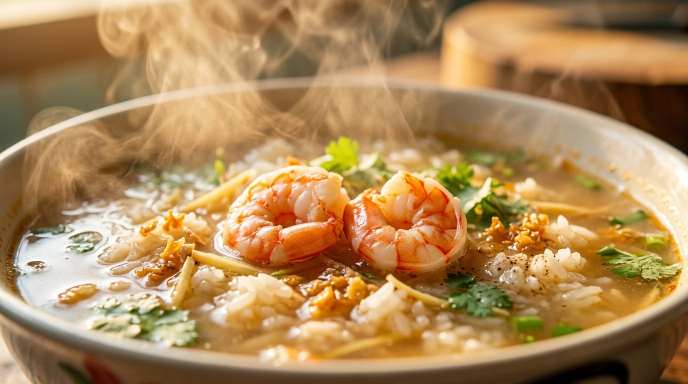
#> input picture output/01_frames/B01.png, 1376 x 768 px, given in place of REF-4.png, which was not available (shown at 1/2 size)
$ python gen_character.py
#> lines starting #> are read from the running program, lines starting #| are printed output that depends on the picture; pictures that were not available may be replaced by others from this repository, and a replacement may not be noted
### work/structure.py
# -*- coding: utf-8 -*-
# A1 ผู้กำกับ — "ข้าวต้มกุ้ง" เชฟเล่าเรื่อง (P01–P09 พูดไทยกับกล้อง) สลับภาพแทรก macro (B01–B21) · 180 วินาที · 16:9
# ฉาก: ครัวไทยบ้านๆ ตอนเช้า เตาถ่าน หม้ออะลูมิเนียม ชามตราไก่ · ภาพแทรกไม่มีใบหน้า (เห็นแค่มือ) · ใบหน้าเดียวที่อนุญาต = เชฟ
CREDITS = {4: 7, 6: 10, 8: 12, 10: 15}   # Flow Omni 1.1 Flash 720p x1

BLOCKS = {
 "LIGHT": ("Warm early-morning sunlight streaming from a window at left, soft golden key light, drifting steam catching "
           "the light, shallow depth of field, gentle film grain, warm amber grade with soft greens, photorealistic "
           "food cinematography, natural textures."),
 "STOVE": ("A black clay Thai charcoal stove with glowing orange embers, holding a dented matte aluminum pot with two "
           "small side handles and a softly worn plain surface, no markings."),
 "COUNTER": ("A weathered teak wood counter with a thick round tamarind-wood chopping board, small white enamel bowls "
             "with blue rims, faded blue-green tiled wall behind, a few banana leaves at the edge."),
 "PRAWN": ("Fresh giant river prawns, large heads with orange tomalley showing through translucent grey-blue shells, "
           "long slender blue claws, glossy and wet."),
 "BOWL": ("A white ceramic rooster bowl hand-painted with a red-and-black rooster and a green banana leaf, with a "
          "matching white ceramic spoon."),
 "HANDS": "Only the cook's clean bare hands and forearms in faded indigo rolled sleeves appear, no face.",
 "NEGATIVE": ("text, letters, numbers, logos, watermarks, labels, brand marks, faces, extra fingers, deformed hands, "
              "plastic look, cartoon style, oversaturated colors, blown highlights, gas stove, stainless steel, "
              "modern appliances, cluttered background"),
}
CHEF = ("A Thai woman cook in her early fifties, black hair tied in a low bun, warm kind smile, faded indigo cotton "
        "shirt with rolled sleeves, plain cream apron without any marks, clean bare hands, in a rustic Thai "
        "home kitchen.")
NEGATIVE_CHEF = ("text, letters, numbers, logos, watermarks, labels, brand marks, embroidery, extra people, extra "
                 "fingers, deformed hands, distorted face, plastic skin, cartoon style, oversaturated colors, blown "
                 "highlights, gas stove, stainless steel, modern appliances")

# สถานะอาหาร (ไทย, แท็กอังกฤษที่ต่อหลังบล็อก) — กันความต่อเนื่องหลุด
STATES = {
 "NONE":    ("ไม่มีอาหารในภาพ", ""),
 "RAW":     ("กุ้งดิบทั้งตัว", "The prawns are whole and raw, translucent grey-blue, the pot holds only clear water."),
 "WATER":   ("หม้อน้ำเปล่า", "The pot holds only clear water, no prawns or any food in frame."),
 "RAW_BOARD": ("กุ้งดิบบนเขียง", "The prawns are whole and raw, translucent grey-blue, nothing cooked."),
 "PEELING": ("กำลังแกะกุ้งดิบ", "Raw prawns being peeled, translucent grey flesh, heads with orange tomalley set aside, nothing cooked yet."),
 "PEELED":  ("กุ้งแกะแล้ว ยังดิบ", "Peeled raw prawn tails in an enamel bowl, heads in another bowl, nothing cooked yet."),
 "GARLIC":  ("เจียวกระเทียมในหม้อ กุ้งยังดิบ", "Chopped garlic frying golden in oil in the pot, prawn heads and tails still raw in side bowls."),
 "GARLIC0": ("กระเทียมเพิ่งลงน้ำมัน", "Pale chopped garlic just starting to sizzle in hot oil in the pot, not golden yet, no prawns in the pot."),
 "GARLICOIL": ("น้ำมันกระเทียมในหม้อ กระเทียมเจียวตักออกแล้ว", "Golden garlic oil in the pot with only a few fried garlic bits left, the fried garlic set aside in a small bowl, prawn heads and tails still raw in side bowls."),
 "HEADS":   ("ผัดหัวกุ้งในน้ำมันกระเทียม", "Prawn heads frying in garlic oil in the pot, shells turning bright orange, peeled tails still raw in a side bowl."),
 "BROTH0":  ("น้ำซุปหัวกุ้ง ยังไม่ใส่ข้าว", "Pale orange-tinted broth simmering with prawn heads, no rice yet, peeled tails still raw in a side bowl."),
 "BROTH":   ("น้ำซุปใส่ข้าวแล้ว กุ้งยังดิบ", "Golden broth with soft jasmine rice grains simmering, orange prawn oil on the surface, peeled tails still raw in a side bowl."),
 "COOKING": ("กุ้งเพิ่งลงหม้อ ยังใส", "Peeled prawns just dropped into the simmering rice broth, still translucent grey, starting to curl."),
 "COOKED":  ("กุ้งสุกในหม้อ", "The prawns are fully cooked, curled, opaque white flesh with bright orange-red stripes, in the rice broth."),
 "BOWL":    ("ข้าวต้มกุ้งในชามตราไก่", "Finished prawn rice soup in the rooster bowl: rice in golden broth, cooked orange-striped prawns, fried garlic, ginger strips, cilantro, spring onion, white pepper."),
}

ACTS = [("A1", "เปิดเรื่อง · รู้จักกุ้งแม่น้ำ", 0, 30), ("A2", "เตรียมกุ้งและเจียวกระเทียม", 30, 65),
        ("A3", "ทำน้ำซุปหัวกุ้งและใส่ข้าว", 65, 120), ("A4", "ใส่กุ้ง ปรุง ตักใส่ชาม", 120, 160),
        ("A5", "ชิมและปิดเรื่อง", 160, 180)]

# คลิปเชฟ: id -> (props, state, cam_th, cam_en, line_th, gesture_th)  · ทุกคลิป MCU, ไทม์ไลน์ 8 วิ, เจน 10 วิ
P = {
 "P01": (["STOVE", "COUNTER", "PRAWN"], "RAW", "ดันกล้องเข้าช้าๆ", "Slow push in",
         "เช้านี้มาทำข้าวต้มกุ้งกันค่ะ สูตรบ้านๆ แต่หอมไปทั้งซอย",
         "เชฟยืนหลังเคาน์เตอร์ไม้ ยิ้มมองกล้อง มือผายไปที่กุ้งแม่น้ำดิบบนเขียง หม้อน้ำบนเตาถ่านด้านหลังมีไอบางๆ"),
 "P02": (["COUNTER", "PRAWN"], "RAW_BOARD", "กล้องนิ่ง", "Static",
         "กุ้งแม่น้ำหัวมันเยอะ มันสีส้มในหัวนี่แหละ คือหัวใจของน้ำซุปค่ะ",
         "เชฟหยิบกุ้งดิบหนึ่งตัวขึ้นมาระดับอก หันหัวกุ้งเข้ากล้องให้เห็นมันกุ้งสีส้ม"),
 "P03": (["COUNTER", "PRAWN"], "PEELED", "กล้องนิ่ง", "Static",
         "กระเทียมไทยสับหยาบๆ เจียวให้เหลืองหอม เก็บไว้โรยตอนท้าย",
         "เชฟถือมีดอีโต้บนเขียงที่มีกองกระเทียมสับ ชามกุ้งแกะแล้วและชามหัวกุ้งวางข้างๆ พูดกับกล้อง"),
 "P04": (["STOVE", "COUNTER", "PRAWN"], "GARLICOIL", "โค้งกล้องไปขวาช้าๆ", "Slow arc right",
         "น้ำมันกระเทียมอย่าทิ้งนะคะ เอาหัวกุ้งลงไปผัดให้มันกุ้งออกมา",
         "เชฟยืนข้างเตาถ่าน ถือชามหัวกุ้งดิบเหนือหม้อที่น้ำมันกระเทียมกำลังเดือด"),
 "P05": (["STOVE"], "BROTH0", "ดันกล้องเข้าช้าๆ", "Slow push in",
         "เคี่ยวสักสิบห้านาที น้ำซุปจะหวานจากกุ้งล้วนๆ เลยค่ะ",
         "เชฟถือทัพพีไม้ช้อนฟองออกจากหม้อน้ำซุปสีส้มอ่อน ไอน้ำลอยตัดแสงเช้า"),
 "P06": (["STOVE"], "BROTH", "กล้องนิ่ง", "Static",
         "ปรุงแค่น้ำปลากับซีอิ๊วขาวนิดเดียว ชิมดู ต้องกลมกล่อม",
         "เชฟถือช้อนกระเบื้องตักน้ำซุปไว้ระดับคาง พูดกับกล้อง แล้วพยักหน้าพอใจ"),
 "P07": (["STOVE"], "COOKED", "กล้องนิ่ง", "Static",
         "ใส่กุ้งทีหลังสุด พอเป็นสีส้มปุ๊บ ยกลงจากเตาเลย เนื้อจะเด้งค่ะ",
         "เชฟใช้ทัพพีตักกุ้งสุกสีส้มขึ้นมาให้กล้องดู ไอร้อนลอยจากหม้อ"),
 "P08": (["STOVE", "COUNTER", "BOWL"], "COOKED", "ดันกล้องเข้าช้าๆ", "Slow push in",
         "ตักใส่ชามตราไก่ แล้วโรยกระเทียมเจียว ขิง ผักชี พริกไทยขาวค่ะ",
         "เชฟตักข้าวต้มจากหม้อใส่ชามตราไก่บนเคาน์เตอร์ ถ้วยเครื่องโรยวางเรียงข้างชาม"),
 "P09": (["COUNTER", "BOWL"], "BOWL", "ดอลลี่ถอยออกช้าๆ", "Slow dolly out",
         "หอม ร้อน คล่องคอ ข้าวต้มกุ้งตอนเช้าแบบนี้ อร่อยที่สุดค่ะ",
         "เชฟถือช้อนข้าวต้มที่มีไอร้อนระดับคาง พูดกับกล้อง แล้วยิ้มกว้าง ชามตราไก่อยู่ด้านหน้า"),
}

# ภาพแทรก: id -> (size, props, state, cam_th, cam_en, scene_th, highlight)
B = {
 "B01": ("ECU", ["BOWL"], "BOWL", "ดันกล้องเข้าช้ามาก", "Very slow push in",
         "ภาพตัวอย่างตอนจบ (flash-forward): ไอร้อนลอยจากผิวข้าวต้มกุ้งในชามตราไก่ แสงเช้าส่องผ่านไอ", True),
 "B02": ("CU", ["COUNTER", "PRAWN"], "RAW_BOARD", "เลื่อนกล้องไปขวาช้าๆ", "Slow truck right",
         "กุ้งแม่น้ำดิบเรียงบนเขียงไม้มะขาม หยดน้ำเกาะเปลือก ก้ามยาวสีฟ้าทอดยาว", False),
 "B03": ("CU", ["STOVE"], "WATER", "กล้องนิ่ง", "Static",
         "ถ่านในเตาถ่านเรืองแดง ประกายไฟลอยขึ้น หม้อน้ำใสเริ่มมีไอ", False),
 "B04": ("ECU", ["COUNTER", "PRAWN", "HANDS"], "PEELING", "กล้องนิ่ง", "Static",
         "มือบิดหัวกุ้งออกจากตัว มันกุ้งสีส้มเยิ้มเงาที่รอยต่อ", True),
 "B05": ("CU", ["COUNTER", "PRAWN", "HANDS"], "PEELED", "ก้มกล้องลงช้าๆ", "Slow tilt down",
         "มือวางกุ้งแกะเปลือกแล้วลงชามเคลือบ หางกุ้งยังติดครีบหาง เนื้อใสสีเทา", False),
 "B06": ("ECU", ["COUNTER", "HANDS"], "PEELED", "กล้องนิ่ง", "Static",
         "มีดอีโต้สับกระเทียมไทยบนเขียง ชิ้นกระเทียมกระเด็นเล็กน้อย", False),
 "B07": ("ECU", ["STOVE"], "GARLIC0", "ดันกล้องเข้าช้าๆ", "Slow push in",
         "กระเทียมสับเจียวในน้ำมันในหม้อ ฟองน้ำมันเล็กๆ กระเทียมเปลี่ยนเป็นสีเหลืองทอง", True),
 "B08": ("CU", ["STOVE", "HANDS"], "GARLIC", "ยกกล้องขึ้นช้าๆ", "Slow tilt up",
         "กระชอนตักกระเทียมเจียวสีทองขึ้นจากหม้อ น้ำมันหยดกลับลงหม้อ", False),
 "B09": ("ECU", ["STOVE", "PRAWN"], "GARLICOIL", "กล้องนิ่ง", "Static",
         "หัวกุ้งร่วงลงน้ำมันกระเทียมร้อน น้ำมันกระเซ็นเป็นฟอง เปลือกเริ่มเปลี่ยนเป็นสีส้มสด", True),
 "B10": ("CU", ["STOVE", "PRAWN", "HANDS"], "HEADS", "กล้องนิ่ง", "Static",
         "ตะหลิวไม้กดหัวกุ้งในหม้อ มันกุ้งสีส้มแผ่ซึมออกมาในน้ำมัน", False),
 "B11": ("MS", ["STOVE", "HANDS"], "HEADS", "กล้องนิ่ง", "Static",
         "มือเทน้ำจากขันอะลูมิเนียมลงหม้อ ไอน้ำพวยพุ่งขึ้นตัดแสงเช้า", True),
 "B12": ("CU", ["STOVE", "HANDS"], "BROTH0", "ก้มกล้องลงช้าๆ", "Slow tilt down",
         "มือเทข้าวหอมมะลิสุกจากชามลงน้ำซุปสีส้มอ่อนที่เดือดเบาๆ เม็ดข้าวกระจายตัว", False),
 "B13": ("ECU", ["STOVE", "HANDS"], "BROTH", "กล้องนิ่ง", "Static",
         "มือรินน้ำปลาจากถ้วยกระเบื้องเล็กลงหม้อข้าวต้ม เป็นสายเรียวสีอำพัน", False),
 "B14": ("ECU", ["STOVE"], "BROTH", "กล้องนิ่ง", "Static",
         "ผิวข้าวต้มเดือดปุดๆ ฟองแตกช้าๆ คราบน้ำมันกุ้งสีส้มลอยบนผิว", False),
 "B15": ("CU", ["STOVE", "PRAWN", "HANDS"], "BROTH", "กล้องนิ่ง", "Static",
         "มือเทกุ้งแกะแล้วจากชามเคลือบลงหม้อข้าวต้มที่เดือด", False),
 "B16": ("ECU", ["STOVE", "PRAWN"], "COOKING", "ดันกล้องเข้าช้าๆ", "Slow push in",
         "กุ้งในน้ำซุปค่อยๆ เปลี่ยนจากสีเทาใสเป็นขาวขุ่นลายส้มแดง และงอตัวเป็นรูปตัว C", True),
 "B17": ("CU", ["STOVE", "PRAWN", "HANDS"], "COOKED", "ยกกล้องขึ้นช้าๆ", "Slow tilt up",
         "ทัพพีไม้ช้อนกุ้งสุกตัวอวบขึ้นจากหม้อ น้ำซุปไหลออกจากทัพพี ไอร้อนลอย", True),
 "B18": ("CU", ["STOVE", "HANDS"], "COOKED", "กล้องนิ่ง", "Static",
         "มือโรยขิงซอย ผักชี และต้นหอมหั่นลงหม้อข้าวต้ม สีเขียวกระจายบนผิว", False),
 "B19": ("ECU", ["BOWL", "HANDS"], "BOWL", "กล้องนิ่ง", "Static",
         "นิ้วโรยกระเทียมเจียวสีทองลงบนข้าวต้มในชามตราไก่", False),
 "B20": ("ECU", ["BOWL", "HANDS"], "BOWL", "ยกกล้องตามช้อน", "Slow tilt up following the spoon",
         "ช้อนกระเบื้องตักข้าวพร้อมกุ้งหนึ่งตัวยกขึ้นจากชามที่โรยพริกไทยขาวแล้ว ไอร้อนลอย", True),
 "B21": ("WS", ["COUNTER", "BOWL"], "BOWL", "ดอลลี่ถอยออกช้าๆ", "Slow dolly out",
         "ภาพปิด: ชามข้าวต้มกุ้งบนเคาน์เตอร์ไม้ แสงเช้าลอดหน้าต่าง ไอร้อนลอย ใบตองข้างชาม", True),
}

ORDER = [
 ("P01", 8), ("B01", 4), ("B02", 5), ("B03", 5), ("P02", 8),                                   # A1 30
 ("B04", 5), ("B05", 5), ("P03", 8), ("B06", 5), ("B07", 6), ("B08", 6),                      # A2 35
 ("P04", 8), ("B09", 6), ("B10", 5), ("B11", 5), ("P05", 8), ("B12", 6), ("B13", 5), ("P06", 8), ("B14", 4),  # A3 55
 ("B15", 5), ("B16", 6), ("P07", 8), ("B17", 5), ("B18", 5), ("P08", 8), ("B19", 3),          # A4 40
 ("B20", 6), ("P09", 8), ("B21", 6),                                                          # A5 20
]
GEN10 = {"B16", "B20"}   # ภาพแทรกที่ต้องเห็นการเปลี่ยนแปลงยาว (กุ้งเปลี่ยนสี / ช้อนยก) เจน 10 วิ ที่เหลือ 8 วิ

def ts(s):
    return f"{int(s) // 60:02d}:{int(s) % 60:02d}"

def build():
    items, t = [], 0
    act_of = lambda s: next(a for a in ACTS if a[2] <= s < a[3])[0]
    for cid, dur in ORDER:
        if cid.startswith("P"):
            props, state, cam_th, cam_en, line, gest = P[cid]
            it = dict(id=cid, kind="chef", size="MCU", props=props, state=state, cam_th=cam_th, cam_en=cam_en,
                      line_th=line, action_th=gest, highlight=False, gen=10)
        else:
            size, props, state, cam_th, cam_en, scene, hl = B[cid]
            it = dict(id=cid, kind="broll", size=size, props=props, state=state, cam_th=cam_th, cam_en=cam_en,
                      action_th=scene, highlight=hl, gen=10 if cid in GEN10 else 8)
        it.update(start=t, end=t + dur, dur=dur, act=act_of(t))
        items.append(it); t += dur
    return items

ITEMS = build()

# [10 lines that do not run on import are left out]

### work/gen_api.py
# -*- coding: utf-8 -*-
"""เจนภาพเริ่มต้นผ่าน Gemini API (Nano Banana 2.1) แบบยิงพร้อมกัน
python gen_api.py [--ids P03,B01,...] [--tag a1] [--count] [--workers 30]
- Prompt = Prompt อังกฤษที่ผ่านผู้ตรวจ (jobs/prompts/<id>.txt) + ประโยคนำกันคัดลอก REF (บันทึกไว้ใน shot_status note)
- REF ย่อเหลือ 1024px ก่อนแนบ · ขนาดผลลัพธ์ 1K · 16:9
- เพดานเงิน BUDGET_USD · บันทึกโทเคน/ค่าใช้จ่ายทุกครั้งลง api_usage.csv
- key อ่านจากไฟล์นอกโปรเจกต์ (env GEMINI_KEY_FILE) ไม่เขียนลง log
"""
import base64, csv, io, json, os, sys, time, threading
from concurrent.futures import ThreadPoolExecutor, as_completed
from datetime import datetime
from pathlib import Path
import requests
from PIL import Image
from structure import ITEMS
from build import refs_for

W = Path(__file__).parent; OUT = W.parent / "output"; FR = OUT / "01_frames"; CAND = FR / "_candidates"
MODEL = "gemini-nano-banana-2.1"
URL = f"https://generativelanguage.googleapis.com/v1beta/models/{MODEL}:"
PRICE_IN, PRICE_OUT = 1.50 / 1e6, 30.0 / 1e6
BUDGET_USD = 150 / 35          # 150 บาท
USAGE = W / "api_usage.csv"
LEAD = ("Create a NEW photograph exactly as described below. The attached images are references only for materials, "
        "colors, lighting and the cook's face; do not copy their framing, composition or camera angle.")
LOCK = threading.Lock()

def key():
    return Path(os.environ["GEMINI_KEY_FILE"]).read_text().strip()

def spent():
    if not USAGE.exists(): return 0.0
    with USAGE.open(encoding="utf-8") as f: return sum(float(r["usd"]) for r in csv.DictReader(f))

_cache = {}
def img_part(p):
    if p not in _cache:
        im = Image.open(p).convert("RGB"); im.thumbnail((1024, 1024)); b = io.BytesIO(); im.save(b, "JPEG", quality=88)
#> in img_part, im is the input picture: PIL image 1376x768 RGB; mean R, G, B 174.2, 136.7, 88.6
#> after `im.thumbnail((1024, 1024))`:
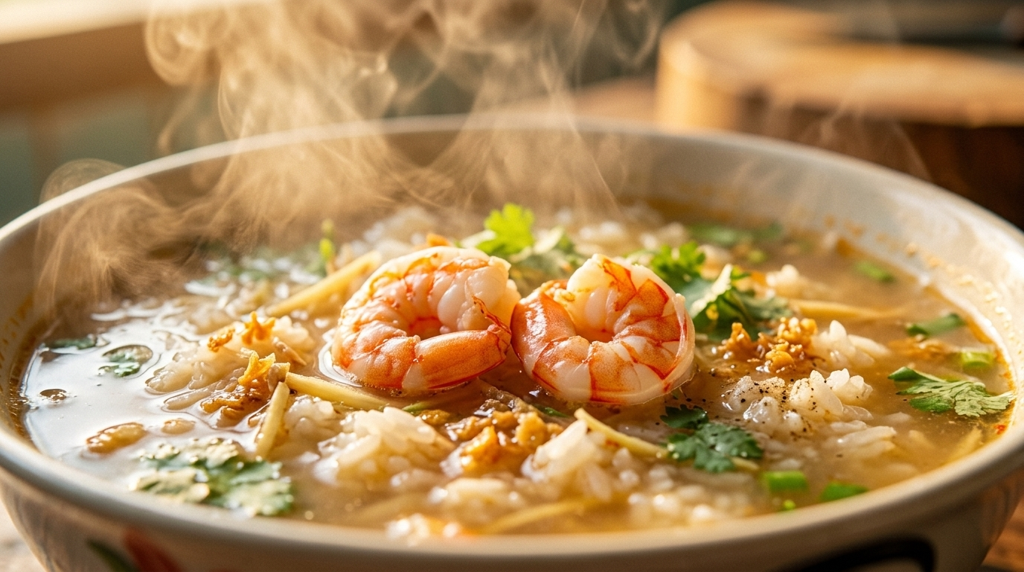
#> im: PIL image 1024x572 RGB; mean R, G, B 174.2, 136.7, 88.6
        _cache[p] = {"inline_data": {"mime_type": "image/jpeg", "data": base64.b64encode(b.getvalue()).decode()}}
    return _cache[p]

DROP = set()   # รหัสที่เจนแล้วได้ภาพซ้ำกับ REF → รอบใหม่ไม่แนบ REF-2/REF-3 (คุมหน้าตาด้วย REF-1 + ข้อความ)

# [57 lines left out: functions attachments, body, log, gen, main, not called in this run]

# [2 lines that do not run on import are left out]

### work/gen_character.py
# -*- coding: utf-8 -*-
"""ชุดภาพตัวละครแม่ครัว (character sheet) สำหรับเมนู 'ตัวละคร' ใน Google Flow — เจนผ่าน API แบบยิงพร้อมกัน
ผลลัพธ์: output/03_character/C01..png · ใช้ REF-4 + P01 ล็อกใบหน้า · เพดานเงินเดียวกับ gen_api
"""
import base64, io, sys, time
from concurrent.futures import ThreadPoolExecutor
from pathlib import Path
import requests
from PIL import Image
from structure import CHEF
import gen_api as G

OUT = G.OUT / "03_character"
BASE = ("Character reference photo of the same Thai home cook shown in the attached images: keep her identical face, "
        "age, hairstyle, skin tone, faded indigo cotton shirt and plain cream apron. " + CHEF +
        " Photorealistic, soft even daylight, natural skin texture. No text, no logos, no watermark, one person only.")
SHOTS = {
 "C01_front": "Head-and-shoulders portrait facing straight ahead, neutral friendly expression, mouth closed, plain warm light-grey studio background.",
 "C02_three_quarter_left": "Head-and-shoulders portrait, face turned three-quarter to her right side, gentle smile, plain warm light-grey studio background.",
 "C03_three_quarter_right": "Head-and-shoulders portrait, face turned three-quarter to her left side, gentle smile, plain warm light-grey studio background.",
 "C04_profile": "Head-and-shoulders side profile, looking to the side, calm expression, low bun clearly visible, plain warm light-grey studio background.",
 "C05_full_body": "Full-body standing pose, arms relaxed, showing the full cream apron, simple dark trousers and sandals, plain warm light-grey studio background.",
 "C06_talking": "Medium close-up in the rustic Thai kitchen with blue-green tiles and morning window light, mid-sentence talking warmly, natural open mouth, one hand gesturing.",
 "C07_hands": "Close-up of her clean bare hands with short nails and the rolled indigo sleeves, holding a white ceramic spoon over a teak counter, no face in frame.",
 "C08_closeup_smile": "Tight close-up of her face with a warm wide smile, fine smile lines, soft morning window light from the left, shallow depth of field.",
}

def run(cid, text):
    refs = [G.OUT / "00_REF" / "REF-4.png", G.FR / "P01.png", G.FR / "P02.png"]
    body = {"contents": [{"parts": [{"text": BASE + " " + text}] + [G.img_part(p) for p in refs]}],
            "generationConfig": {"responseModalities": ["IMAGE"], "imageConfig": {"aspectRatio": "16:9" if cid in ("C06_talking", "C07_hands") else "3:4", "imageSize": "1K"}}}
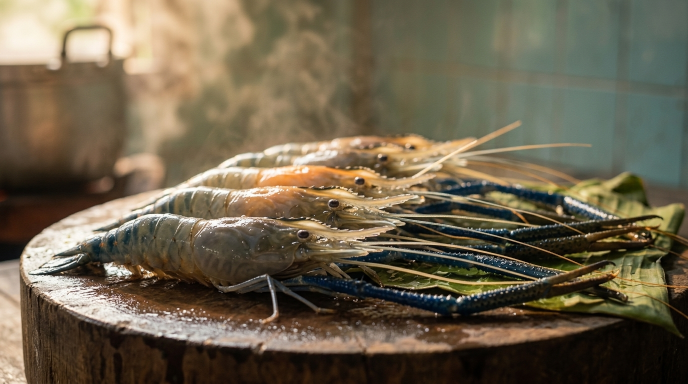
#> input picture output/01_frames/B02.png, 1376 x 768 px, given in place of P01.png, which was not available (shown at 1/2 size)
#> in img_part, im is the input picture: PIL image 1376x768 RGB; mean R, G, B 109.5, 98.5, 77.3
#> in img_part (call 2), `im.thumbnail((1024, 1024))`:
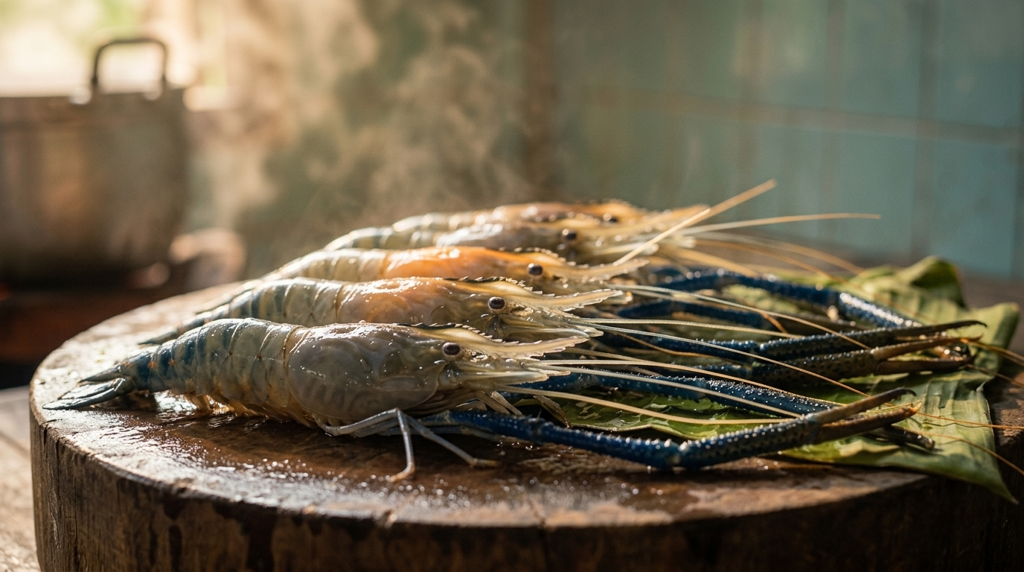
#> im: PIL image 1024x572 RGB; mean R, G, B 109.5, 98.5, 77.3
    for a in range(5):
        if G.spent() > G.BUDGET_USD: return cid, "BUDGET"
        r = requests.post(G.URL + "generateContent", headers={"x-goog-api-key": G.key()}, json=body, timeout=180)
        if r.status_code in (429, 500, 503): time.sleep(3 * 2 ** a); continue
        d = r.json()
        if r.status_code != 200: return cid, f"ERR {r.status_code}"
        um = d.get("usageMetadata", {}); pin, pout = um.get("promptTokenCount", 0), um.get("candidatesTokenCount", 0)
        usd = pin * G.PRICE_IN + pout * G.PRICE_OUT
        G.log(dict(time=time.strftime("%H:%M:%S"), id=cid, tag="char", in_tok=pin, out_tok=pout, usd=f"{usd:.5f}"))
        parts = [p for c in d.get("candidates", []) for p in c.get("content", {}).get("parts", []) if "inlineData" in p]
        if not parts: return cid, "NOIMG"
        OUT.mkdir(parents=True, exist_ok=True)
        Image.open(io.BytesIO(base64.b64decode(parts[0]["inlineData"]["data"]))).save(OUT / f"{cid}.png")
        return cid, f"OK ${usd:.4f}"
    return cid, "FAIL"

if __name__ == "__main__":
    ids = sys.argv[1].split(",") if len(sys.argv) > 1 else list(SHOTS)
    with ThreadPoolExecutor(len(ids)) as ex:
        for cid, msg in ex.map(lambda k: run(k, SHOTS[k]), ids): print(cid, msg)
#> (the run stopped early here; a loop or call above may not have finished)
